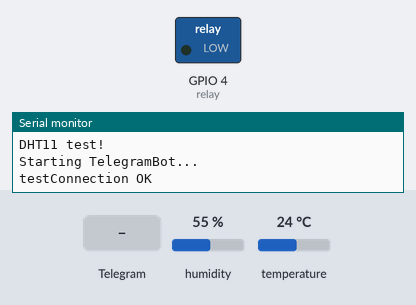
This sketch was run on a simulated ESP8266 (NodeMCU). On the bench: switched loads named in the sketch (green lamp = pin HIGH), the last lines printed to the serial monitor. The test bench sets the inputs (shaded band); at power-on: humidity 55 %, temperature 24 °C.

Above: at 2.7 s.
2.8 s: Telegram message "/gerah" received
At 4.4 s:
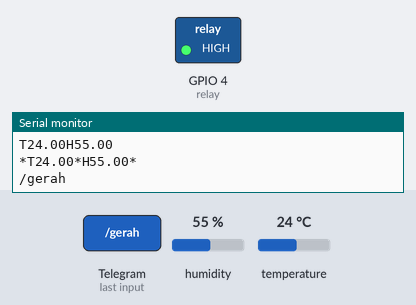
5.1 s: Telegram message "/dingin" received
At 6.9 s:
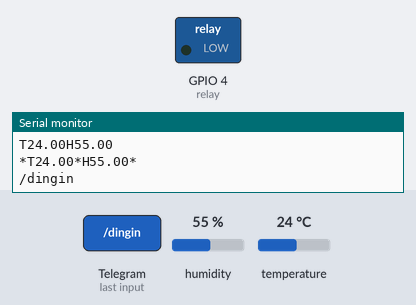
Timing chart, 0 to 8.4 s (numbered marks = the images above; inputs shaded):
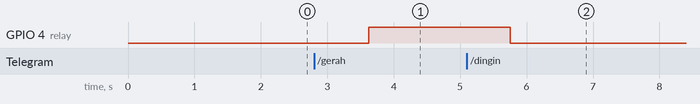

Measured:
- after the input at 2.8 s, GPIO 4 (relay): LOW → HIGH after 0.83 s
- after the input at 5.1 s, GPIO 4 (relay): HIGH → LOW after 0.65 s

The sketch:

DHT11_FIlter_Relay_Wifi.ino
```cpp
#include <Arduino.h>
#include <Ewma.h>

#include "DHT.h"

#include "CTBot.h"

#define DHTPIN 2     // Digital pin connected to the DHT sensor

#define DHTTYPE DHT11   // DHT 11

DHT dht(DHTPIN, DHTTYPE);

Ewma adcFilter1(0.01);
Ewma adcFilter2(0.01);

#define relay 4

CTBot myBot;

String ssid = "Rvs";     // REPLACE mySSID WITH YOUR WIFI SSID
String pass = "jashujan"; // REPLACE myPassword YOUR WIFI PASSWORD, IF ANY
String token = "1047412026:AAE5s748p-ja_510Q2Jhv1c8xpuPODBS_-4";   // REPLACE myToken WITH YOUR TELEGRAM BOT TOKEN

void setup() {
  Serial.begin(9600);
  Serial.println(F("DHT11 test!"));

  Serial.println("Starting TelegramBot...");

  myBot.wifiConnect(ssid, pass);

  // set the telegram bot token
  myBot.setTelegramToken(token);

  if (myBot.testConnection())
    Serial.println("\ntestConnection OK");
  else
    Serial.println("\ntestConnection NOK");

  pinMode(relay, OUTPUT);

  dht.begin();
}

void loop() {
  // Wait a few seconds between measurements.
  delay(2000);

  int err = 0;

  // Reading temperature or humidity takes about 250 milliseconds!
  // Sensor readings may also be up to 2 seconds 'old' (its a very slow sensor)
  float h = dht.readHumidity();
  // Read temperature as Celsius (the default)
  float t = dht.readTemperature();
  // Read temperature as Fahrenheit (isFahrenheit = true)
  float f = dht.readTemperature(true);

  float filtered1;
  float filtered2;

  // Check if any reads failed and exit early (to try again).
  if (isnan(h) || isnan(t) || isnan(f)) {
    Serial.println(F("Failed to read from DHT sensor!"));
    err = 1;
  } else {
    filtered1 = adcFilter1.filter(t);
    filtered2 = adcFilter2.filter(h);
  }

  Serial.print("T");
  Serial.print(t);
  Serial.print("H");
  Serial.print(h);
  Serial.println("");

  Serial.print("*T");
  Serial.print(filtered1);
  Serial.print("*H");
  Serial.print(filtered2);
  Serial.println("*");

  String errText = (String)"Waduh bos, maaf sensornya lagi error";

  TBMessage msg;

  if (myBot.getNewMessage(msg)) {
    Serial.println(msg.text);
    if (msg.text.equalsIgnoreCase("/gerah")) {              // if the received message is "LIGHT ON"...
      digitalWrite(relay, HIGH);
      myBot.sendMessage(msg.sender.id, "Saya nyalain kipas nya ya bos");  // notify the sender
    }
    else if (msg.text.equalsIgnoreCase("/dingin")) {        // if the received message is "LIGHT OFF"...
      digitalWrite(relay, LOW);
      myBot.sendMessage(msg.sender.id, "Sebentar bos, saya matiin dulu kipasnya"); // notify the sender
    }
    else if (msg.text.equalsIgnoreCase("/suhu")) {        // if the received message is "LIGHT OFF"...
      String suhunya = (String)"Suhu sekarang " + filtered1 + (String)"°C bos!";
      if (err == 0) {
        myBot.sendMessage(msg.sender.id, suhunya); // notify the sender
      } else {
        myBot.sendMessage(msg.sender.id, errText); // notify the sender
      }
    }
    else if (msg.text.equalsIgnoreCase("/lembab")) {        // if the received message is "LIGHT OFF"...
      String lembabnya = (String)"Kelembaban sekarang " + filtered2 + (String)"% bos!";
      if (err == 0) {
        myBot.sendMessage(msg.sender.id, lembabnya); // notify the sender
      } else {
        myBot.sendMessage(msg.sender.id, errText); // notify the sender
      }
    }
    else {                                                    // otherwise...
      // generate the message for the sender
      String reply;
      reply = (String)"Selamat Datang bos " + msg.sender.username + (String)". Silahkan masukan perintah yang tersedia.";
      myBot.sendMessage(msg.sender.id, reply);             // and send it
    }
  }

  //  if (Serial.available()) {
  //    char inByte = Serial.read();
  //
  //    Serial.print(inByte);
  //    if (inByte == 'R') {
  //      digitalWrite(relay, HIGH);
  //    } else if (inByte == 'r') {
  //      digitalWrite(relay, LOW);
  //    }
  //  }
}
```
